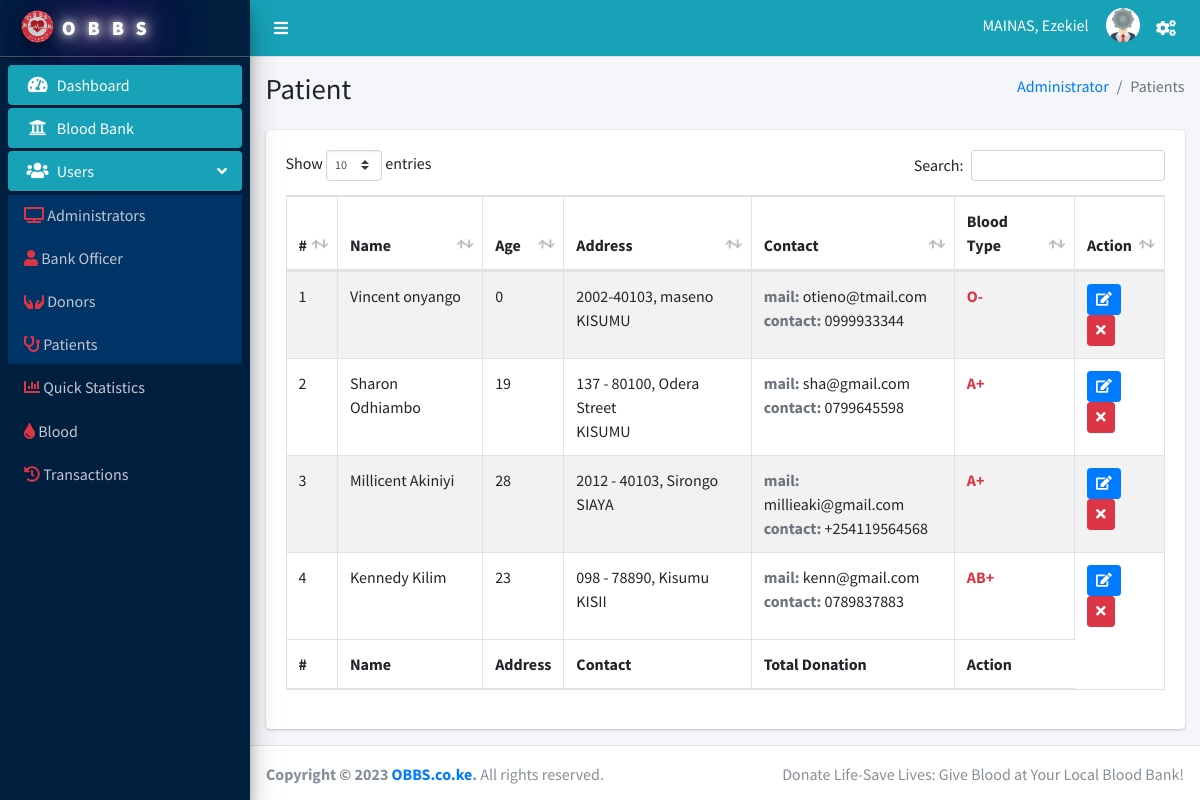
Screenshot of /Administrator/patient.php (signed in) with the database file from the repository.
### tables this page shows
CREATE TABLE `patient` (
  `id` int NOT NULL AUTO_INCREMENT,
  `fname` varchar(26) NOT NULL,
  `lname` varchar(26) NOT NULL,
  `email` varchar(36) NOT NULL,
  `phone` varchar(14) NOT NULL,
  `bday` date NOT NULL,
  `address` varchar(52) NOT NULL,
  `county` varchar(20) NOT NULL,
  `pword` varchar(10) DEFAULT NULL,
  `gender` enum('male','female') NOT NULL,
  `blood_id` int DEFAULT NULL,
  `p_cond` varchar(100) DEFAULT NULL,
  `p_report` varchar(100) DEFAULT NULL,
  `p_lat` float DEFAULT NULL,
  `p_lon` float DEFAULT NULL,
  `p_status` int DEFAULT NULL,
  PRIMARY KEY (`id`),
  UNIQUE KEY `email` (`email`),
  UNIQUE KEY `phone` (`phone`),
  KEY `blood_id` (`blood_id`),
  CONSTRAINT `patient_ibfk_1` FOREIGN KEY (`blood_id`) REFERENCES `blood_type` (`id`)
);

### Administrator/patient.php (the view, shortened to what this page needs)
<!DOCTYPE html>
<html lang="en">
<?php include 'includes/header.php'?>
<body class="hold-transition sidebar-mini">
<div class="wrapper">
  <?php include 'includes/navbar.php'?>
  <?php include 'includes/sidebar.php'?>
  <div class="content-wrapper">
    <section class="content-header">
      <div class="container-fluid">
        <div class="row mb-2">
          <div class="col-sm-6">
        <h1>Patient</h1>
          </div>
          <div class="col-sm-6">
            <ol class="breadcrumb float-sm-right">
              <li class="breadcrumb-item"><a href="#">Administrator</a></li>
              <li class="breadcrumb-item active">Patients</li>
            </ol>
          </div>
        </div>
      </div>
    </section>
    <section class="content">
        <div class="container-fluid">
            <div class="row">
                <div class="col-12">
                    <div class="card">
                    <div class="card-body">
                    <table id="example1" class="table table-bordered table-striped">
                        <thead>
                        <tr>
                          <th>#</th>
                          <th>Name</th>
                          <th>Age</th>
                          <th>Address</th>
                          <th>Contact</th>
                          <th>Blood Type</th>
                          <th>Action</th>
                        </tr>
                        </thead>
                        <tbody>
                          <?php
                              $stmt = mysqli_prepare($conn, "SELECT patient.id, fname, lname, email, phone, bday, address, county, gender, blood_id, blood_type.b_name FROM patient LEFT OUTER JOIN blood_type ON blood_type.id = patient.blood_id WHERE patient.p_status != 2");
                              mysqli_stmt_execute($stmt);
                              mysqli_stmt_bind_result($stmt, $id, $fname, $lname, $email, $phone, $bday, $address, $county, $gender, $blood_id, $blood_name);
                              $count = 1;
                              $today = new DateTime();
                              while (mysqli_stmt_fetch($stmt)) {
                                $fullname = $fname." ".$lname;
                                $dob_date = new DateTime($bday);
                                $age = $today->diff($dob_date)->y;
                          ?>
                        <tr>
                          <td><?php echo $count; ?></td>
                          <td><?php echo $fullname; ?></td>
                          <td><?php echo $age; ?></td>
                          <td><?php echo $address; ?><br><?php echo $county; ?></td>
                          <td><b class="text-muted">mail: </b><?php echo $email; ?><br><b class="text-muted">contact: </b><?php echo $phone; ?></td>
                          <td><b class="text-danger"><?php echo ($blood_id == Null)? "<span class='badge badge-danger'>Pednding update</span>" : "$blood_name"; ?></b></td>
                          <td>
                            <a class="btn btn-primary btn-sm btn-edit <?php echo ($blood_id == Null)? "disabled" : ""; ?>" href="#" data-toggle="modal" data-target="#modal-edit" data-id='<?php echo $id; ?>'>
                              <i class="fas fa-edit"></i>
                            </a>
                            <a class="btn btn-danger btn-sm btn-delete" href="#" data-toggle="modal" data-target="#modal-delete" data-id='<?php echo $id; ?>'>
                              <i class="fas fa-times"></i>
                            </a>
                          </td>
                        </tr>
                          <?php
                            $count++;
                              }
                          ?>
                        </tbody>
                        <tfoot>
                          <tr>
                          <th>#</th>
                          <th>Name</th>
                          <th>Address</th>
                          <th>Contact</th>
                          <th>Total Donation</th>
                          <th>Action</th>
                          </tr>
                        </tfoot>
                    </table>
                    </div>
                </div>
                </div>
              </div>
        </div>
      </section>
  </div>
  <?php include 'includes/footer.php'; ?>
</div>
</body>
</html>

### Administrator/includes/navbar.php (shortened to what this page needs)
<nav class="main-header navbar navbar-expand navbar-info navbar-light">
  <ul class="navbar-nav" >
    <li class="nav-item">
      <a class="nav-link text-white"  data-widget="pushmenu" href="#" role="button"><i class="fas fa-bars"></i></a>
    </li>
  </ul>
  <ul class="navbar-nav ml-auto">
    <li class="nav-item dropdown">
        <div class="user-panel  d-flex">
          <div class="info">
              <a href="#" class="d-block text-white"><?php echo strtoupper($admin_details['lname']).", ".$admin_details['fname'];?></a>
            </div>
          <div class="image">
            <img src="../dist/img/admin-avatar.png" class="img-circle" alt="User Image">
          </div>
        </div>
    </li>
    <li class="nav-item dropdown">
      <a class="nav-link" data-toggle="dropdown" href="#">
        <i class="fas fa-cogs text-white"></i>
      </a>
    </li>
  </ul>
</nav>

### rows the page displays
patient: fullname "Vincent onyango", address "2002-40103, maseno", county "KISUMU", email "otieno@tmail.com", phone "0999933344", blood_name "O-"
patient: fullname "Sharon Odhiambo", address "137 - 80100, Odera Street", county "KISUMU", email "sha@gmail.com", phone "0799645598", blood_name "A+"
patient: fullname "Millicent Akiniyi", address "2012 - 40103, Sirongo", county "SIAYA", email "millieaki@gmail.com", phone "+254119564568", blood_name "A+"
patient: fullname "Kennedy Kilim", address "098 - 78890, Kisumu", county "KISII", email "kenn@gmail.com", phone "0789837883", blood_name "AB+"

### other values shown
$admin_details['lname'] "MAINAS"
$admin_details['fname'] "Ezekiel"
